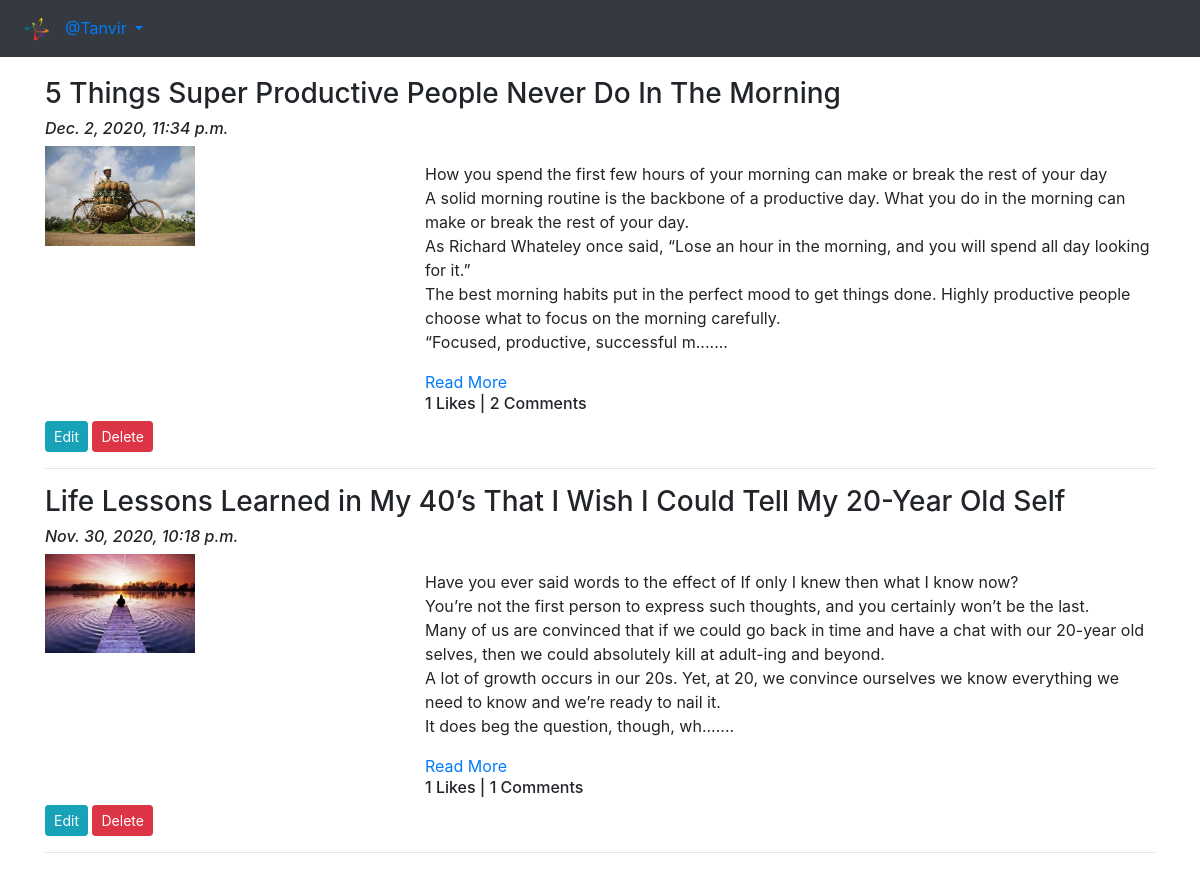
/blog/my-blogs/ (signed in), run on an earlier commit of the app's database.
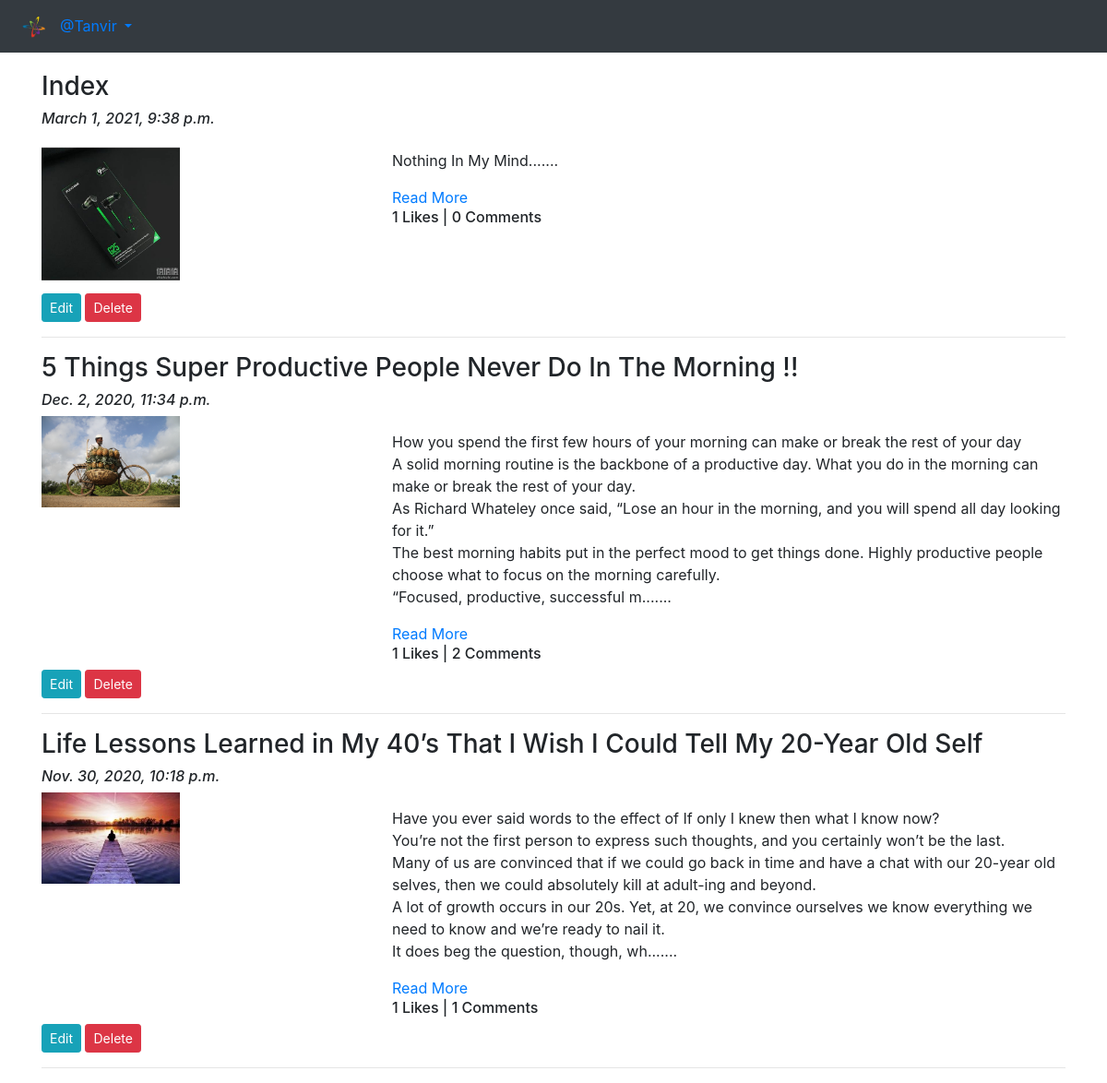
And on a later commit of the database.
### App_Blog/models.py (models this page shows, shortened)
class Blog(models.Model):
    author = models.ForeignKey(User, on_delete=models.CASCADE, related_name='post_author')
    blog_title = models.CharField(max_length=264, verbose_name="Put a Title")
    slug = models.SlugField(max_length=264, unique=True)
    blog_content = models.TextField(verbose_name="What is on your mind?")
    blog_image = models.ImageField(upload_to='blog_images', verbose_name="Image")
    publish_date = models.DateTimeField(auto_now_add=True)
    update_date = models.DateTimeField(auto_now=True)
    class Meta:
        ordering = ['-publish_date', ]

### App_Blog/views.py (the view)
# urls.py: path('my-blogs/', views.MyBlogs.as_view(), name='my_blogs'),
class MyBlogs(LoginRequiredMixin, TemplateView):
    template_name = 'App_Blog/my_blogs.html'

### App_Blog/templatetags/custom_filters.py (called while the page is built)
def range_filter(value):
    return value[0:500] + "......."

### templates/App_Blog/my_blogs.html (shortened to what this page needs)
{% extends 'base.html' %}
{% load custom_filters %}
{% block body_block %}
{% for blog in user.post_author.all %}
<h3>{{blog.blog_title}}</h3>
<h6><i>{{blog.publish_date}}</i></h6>
<div class="row">
  <div class="col-sm-4">
    <img src="/media/{{blog.blog_image}}" width="150px">
  </div>
  <div class="col-sm-8">
    <p>{{blog.blog_content|range_filter|linebreaks}}</p>
    <a href="{% url 'App_Blog:blog_details' slug=blog.slug %}">Read More</a>
    <h6>{{blog.liked_blog.count}} Likes | {{blog.blog_comment.count}} Comments</h6>
  </div>
</div>
<a href="{% url 'App_Blog:edit_blog' pk=blog.pk %}" class="btn btn-info btn-sm">Edit</a>
<a href="{% url 'App_Blog:delete_blog' pk=blog.pk %}" class="btn btn-danger btn-sm">Delete</a>
<hr>
{% endfor %}
{% endblock %}

### templates/base.html (shortened to what this page needs)
<!DOCTYPE html>
<html lang="en" dir="ltr">
<head>
  <link rel="stylesheet" href="https://maxcdn.bootstrapcdn.com/bootstrap/4.5.2/css/bootstrap.min.css">
  <link rel="stylesheet" href="https://cdnjs.cloudflare.com/ajax/libs/font-awesome/4.7.0/css/font-awesome.min.css">
</head>
<body>
  <nav class="navbar navbar-expand-sm bg-dark navbar-light_blue">
    <ul class="navbar-nav">
      <li class="nav-item active">
        <a class="nav-link" href="{% url 'index' %}"><img src="/media/logo.png" width="25px"></a>
      </li>
      {% if user.is_authenticated %}
      <div class="nav-item dropdown">
        <a class="nav-link dropdown-toggle" data-toggle="dropdown" href="#">
          @{{user.username}}
        </a>
      </div>
      {% endif %}
    </ul>
  </nav>
  <div class="container" style="padding-top:20px">
    {% block body_block %}
    {% endblock %}
  </div>
</body>
</html>

What changed in the data, as far as the page shows it:
added Blog: blog_title "Index", publish_date "March 1, 2021, 9:38 p.m.", blog_image (picture), blog_content|range_filter "Nothing In My Mind.......", liked_blog.count "1", blog_comment.count "0"
changed Blog: blog_title "5 Things Super Productive People Never Do In The Morning" → "5 Things Super Productive People Never Do In The Morning !!"
